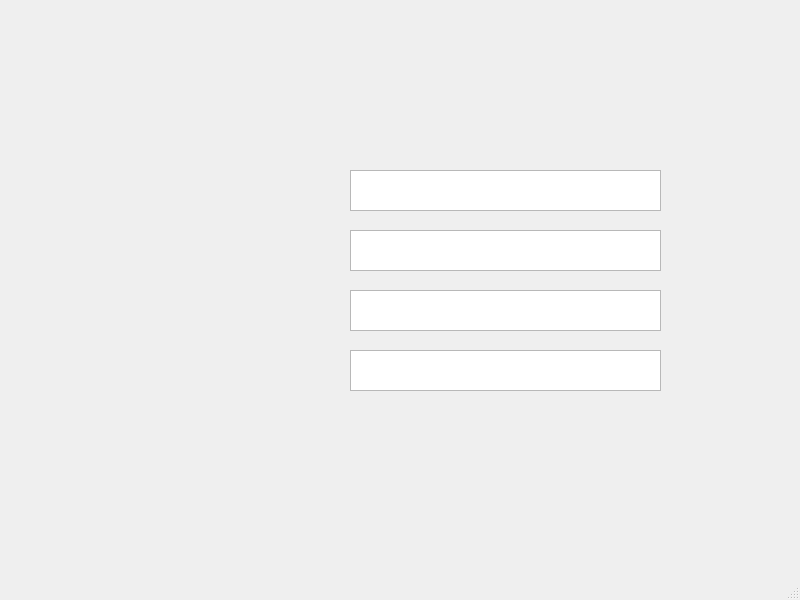
<?xml version="1.0" encoding="UTF-8"?>
<ui version="4.0">
 <class>example</class>
 <widget class="QMainWindow" name="example">
  <property name="geometry">
   <rect>
    <x>0</x>
    <y>0</y>
    <width>800</width>
    <height>600</height>
   </rect>
  </property>
  <property name="windowTitle">
   <string>example</string>
  </property>
  <widget class="QWidget" name="centralwidget">
   <widget class="QTextBrowser" name="textBrowser_4">
    <property name="geometry">
     <rect>
      <x>350</x>
      <y>350</y>
      <width>311</width>
      <height>41</height>
     </rect>
    </property>
    <property name="html">
     <string>&lt;!DOCTYPE HTML PUBLIC &quot;-//W3C//DTD HTML 4.0//EN&quot; &quot;http://www.w3.org/TR/REC-html40/strict.dtd&quot;&gt;
&lt;html&gt;&lt;head&gt;&lt;meta name=&quot;qrichtext&quot; content=&quot;1&quot; /&gt;&lt;style type=&quot;text/css&quot;&gt;
p, li { white-space: pre-wrap; }
&lt;/style&gt;&lt;/head&gt;&lt;body style=&quot; font-family:'MS Shell Dlg 2'; font-size:7.8pt; font-weight:400; font-style:normal;&quot;&gt;
&lt;p style=&quot;-qt-paragraph-type:empty; margin-top:0px; margin-bottom:0px; margin-left:0px; margin-right:0px; -qt-block-indent:0; text-indent:0px;&quot;&gt;&lt;br /&gt;&lt;/p&gt;&lt;/body&gt;&lt;/html&gt;</string>
    </property>
   </widget>
   <widget class="QTextBrowser" name="textBrowser_2">
    <property name="geometry">
     <rect>
      <x>350</x>
      <y>230</y>
      <width>311</width>
      <height>41</height>
     </rect>
    </property>
    <property name="html">
     <string>&lt;!DOCTYPE HTML PUBLIC &quot;-//W3C//DTD HTML 4.0//EN&quot; &quot;http://www.w3.org/TR/REC-html40/strict.dtd&quot;&gt;
&lt;html&gt;&lt;head&gt;&lt;meta name=&quot;qrichtext&quot; content=&quot;1&quot; /&gt;&lt;style type=&quot;text/css&quot;&gt;
p, li { white-space: pre-wrap; }
&lt;/style&gt;&lt;/head&gt;&lt;body style=&quot; font-family:'MS Shell Dlg 2'; font-size:7.8pt; font-weight:400; font-style:normal;&quot;&gt;
&lt;p style=&quot;-qt-paragraph-type:empty; margin-top:0px; margin-bottom:0px; margin-left:0px; margin-right:0px; -qt-block-indent:0; text-indent:0px;&quot;&gt;&lt;br /&gt;&lt;/p&gt;&lt;/body&gt;&lt;/html&gt;</string>
    </property>
   </widget>
   <widget class="QTextBrowser" name="textBrowser">
    <property name="geometry">
     <rect>
      <x>350</x>
      <y>170</y>
      <width>311</width>
      <height>41</height>
     </rect>
    </property>
    <property name="html">
     <string>&lt;!DOCTYPE HTML PUBLIC &quot;-//W3C//DTD HTML 4.0//EN&quot; &quot;http://www.w3.org/TR/REC-html40/strict.dtd&quot;&gt;
&lt;html&gt;&lt;head&gt;&lt;meta name=&quot;qrichtext&quot; content=&quot;1&quot; /&gt;&lt;style type=&quot;text/css&quot;&gt;
p, li { white-space: pre-wrap; }
&lt;/style&gt;&lt;/head&gt;&lt;body style=&quot; font-family:'MS Shell Dlg 2'; font-size:7.8pt; font-weight:400; font-style:normal;&quot;&gt;
&lt;p style=&quot;-qt-paragraph-type:empty; margin-top:0px; margin-bottom:0px; margin-left:0px; margin-right:0px; -qt-block-indent:0; text-indent:0px;&quot;&gt;&lt;br /&gt;&lt;/p&gt;&lt;/body&gt;&lt;/html&gt;</string>
    </property>
   </widget>
   <widget class="QTextBrowser" name="textBrowser_3">
    <property name="geometry">
     <rect>
      <x>350</x>
      <y>290</y>
      <width>311</width>
      <height>41</height>
     </rect>
    </property>
    <property name="html">
     <string>&lt;!DOCTYPE HTML PUBLIC &quot;-//W3C//DTD HTML 4.0//EN&quot; &quot;http://www.w3.org/TR/REC-html40/strict.dtd&quot;&gt;
&lt;html&gt;&lt;head&gt;&lt;meta name=&quot;qrichtext&quot; content=&quot;1&quot; /&gt;&lt;style type=&quot;text/css&quot;&gt;
p, li { white-space: pre-wrap; }
&lt;/style&gt;&lt;/head&gt;&lt;body style=&quot; font-family:'MS Shell Dlg 2'; font-size:7.8pt; font-weight:400; font-style:normal;&quot;&gt;
&lt;p style=&quot;-qt-paragraph-type:empty; margin-top:0px; margin-bottom:0px; margin-left:0px; margin-right:0px; -qt-block-indent:0; text-indent:0px;&quot;&gt;&lt;br /&gt;&lt;/p&gt;&lt;/body&gt;&lt;/html&gt;</string>
    </property>
   </widget>
  </widget>
  <widget class="QMenuBar" name="menubar">
   <property name="geometry">
    <rect>
     <x>0</x>
     <y>0</y>
     <width>800</width>
     <height>26</height>
    </rect>
   </property>
  </widget>
  <widget class="QStatusBar" name="statusbar"/>
 </widget>
 <resources/>
 <connections/>
</ui>
